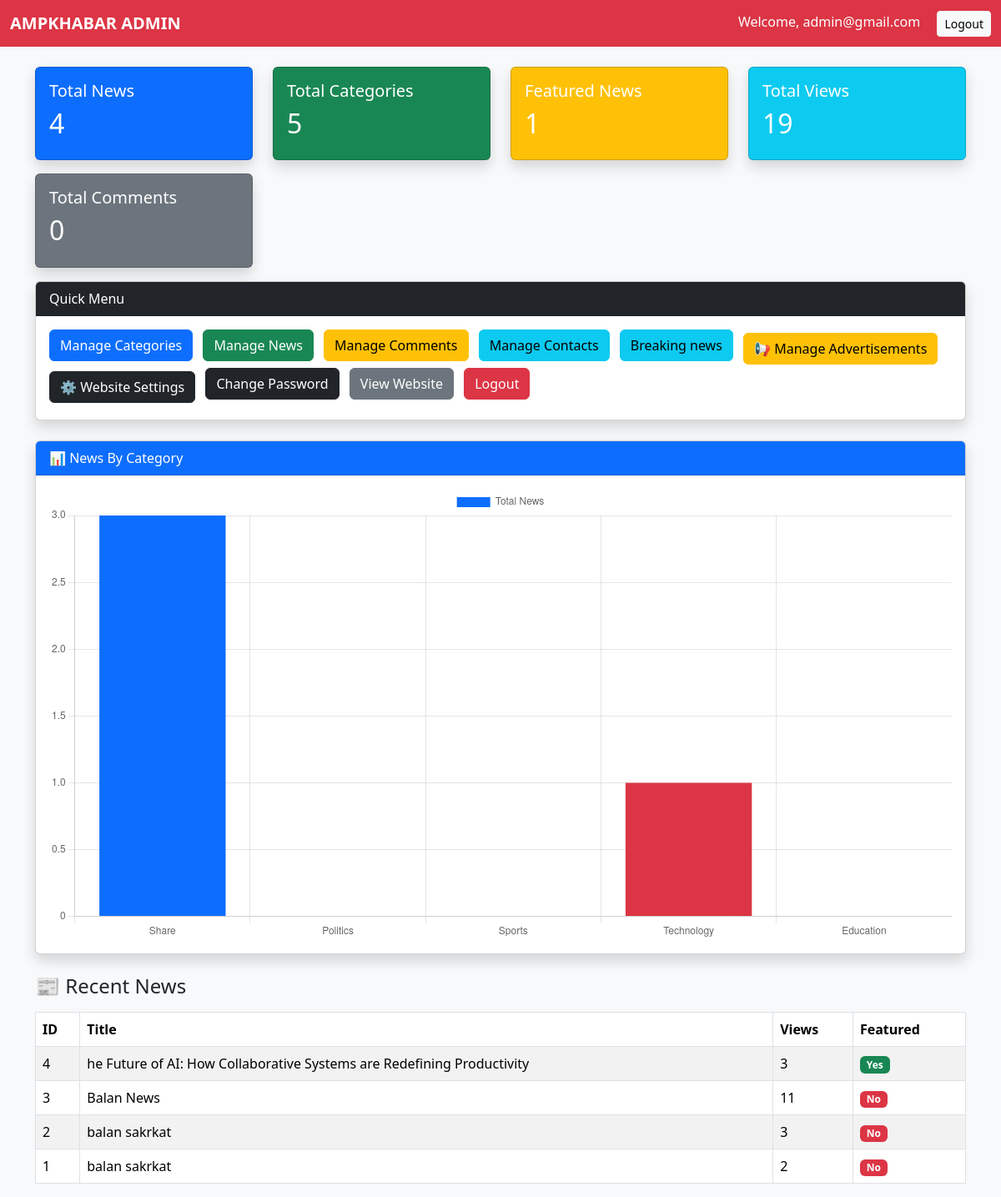
The app's page /dashboard.php (signed in) with its own data.
### tables this page shows
CREATE TABLE `news` (
  `id` int(11) NOT NULL,
  `category_id` int(11) NOT NULL,
  `title` varchar(255) NOT NULL,
  `description` text NOT NULL,
  `image` varchar(255) NOT NULL,
  `created_at` timestamp NOT NULL DEFAULT current_timestamp(),
  `featured` tinyint(1) DEFAULT 0,
  `views` int(11) DEFAULT 0,
  `likes` int(11) DEFAULT 0,
  `breaking` tinyint(1) NOT NULL DEFAULT 0
);

### dashboard.php (the view, shortened to what this page needs)
<?php
include("database.php");
$totalNews = mysqli_fetch_assoc(mysqli_query($conn,"SELECT COUNT(*) AS total FROM news"))['total'];
$totalCategories = mysqli_fetch_assoc(mysqli_query($conn,"SELECT COUNT(*) AS total FROM categories"))['total'];
$totalFeatured = mysqli_fetch_assoc(mysqli_query($conn,"SELECT COUNT(*) AS total FROM news WHERE featured=1"))['total'];
$totalViews = mysqli_fetch_assoc(mysqli_query($conn,"SELECT SUM(views) AS total FROM news"))['total'];
$totalComments = mysqli_fetch_assoc(mysqli_query($conn,"SELECT COUNT(*) AS total FROM comments"))['total'];
$chart=mysqli_query($conn,"
SELECT categories.category_name,
COUNT(news.id) AS total
FROM categories
LEFT JOIN news
ON categories.id=news.category_id
GROUP BY categories.id
");
$labels=[];
$data=[];
while($c=mysqli_fetch_assoc($chart)){
    $labels[]=$c['category_name'];
    $data[]=$c['total'];
}
?>
<!DOCTYPE html>
<html>
<head>
<link href="https://cdn.jsdelivr.net/npm/bootstrap@5.3.7/dist/css/bootstrap.min.css" rel="stylesheet">
<link href="https://cdn.jsdelivr.net/npm/bootstrap-icons@1.11.3/font/bootstrap-icons.css" rel="stylesheet">
</head>
<body class="bg-light">
<nav class="navbar navbar-dark bg-danger">
<div class="container-fluid">
<span class="navbar-brand fw-bold">
AMPKHABAR ADMIN
</span>
<div>
<span class="text-white me-3">
Welcome,
<?php echo $_SESSION['admin']; ?>
</span>
<a href="logout.php" class="btn btn-light btn-sm">
Logout
</a>
</div>
</div>
</nav>
<div class="container mt-4">
<div class="row">
<div class="col-md-3 mb-3">
<div class="card bg-primary text-white shadow">
<div class="card-body">
<h5>Total News</h5>
<h2><?php echo $totalNews; ?></h2>
</div>
</div>
</div>
<div class="col-md-3 mb-3">
<div class="card bg-success text-white shadow">
<div class="card-body">
<h5>Total Categories</h5>
<h2><?php echo $totalCategories; ?></h2>
</div>
</div>
</div>
<div class="col-md-3 mb-3">
<div class="card bg-warning text-white shadow">
<div class="card-body">
<h5>Featured News</h5>
<h2><?php echo $totalFeatured; ?></h2>
</div>
</div>
</div>
<div class="col-md-3 mb-3">
<div class="card bg-info text-white shadow">
<div class="card-body">
<h5>Total Views</h5>
<h2><?php echo $totalViews; ?></h2>
</div>
</div>
</div>
<div class="col-md-3 mb-3">
<div class="card bg-secondary text-white shadow">
<div class="card-body">
<h5>Total Comments</h5>
<h2><?php echo $totalComments; ?></h2>
</div>
</div>
</div>
</div>
<div class="card shadow mb-4">
<div class="card-header bg-dark text-white">
Quick Menu
</div>
<div class="card-body">
<a href="categories.php" class="btn btn-primary me-2 mb-2">Manage Categories</a>
<a href="news.php" class="btn btn-success me-2 mb-2">Manage News</a>
<a href="comments.php" class="btn btn-warning me-2 mb-2">Manage Comments</a>
<a href="contacts.php" class="btn btn-info me-2 mb-2">Manage Contacts</a>
<a href="breaking_news.php" class="btn btn-info me-2 mb-2">Breaking news</a>
<a href="ads.php" class="btn btn-warning me-2">
📢 Manage Advertisements
</a>
<a href="settings.php" class="btn btn-dark me-2">
⚙️ Website Settings
</a>
<a href="change_password.php" class="btn btn-dark me-2 mb-2">Change Password</a>
<a href="index.php" class="btn btn-secondary me-2 mb-2">View Website</a>
<a href="index.php" class="btn btn-danger mb-2">Logout</a>
</div>
</div>
<div class="card shadow mb-4">
<div class="card-header bg-primary text-white">
📊 News By Category
</div>
<div class="card-body">
<canvas id="newsChart"></canvas>
</div>
</div>
<h4 class="mb-3">📰 Recent News</h4>
<table class="table table-bordered table-striped">
<thead>
<tr>
<th>ID</th>
<th>Title</th>
<th>Views</th>
<th>Featured</th>
</tr>
</thead>
<tbody>
<?php
$recent=mysqli_query($conn,"
SELECT *
FROM news
ORDER BY id DESC
LIMIT 5
");
while($row=mysqli_fetch_assoc($recent))
{
?>
<tr>
<td><?php echo $row['id']; ?></td>
<td><?php echo $row['title']; ?></td>
<td><?php echo $row['views']; ?></td>
<td>
<?php
if($row['featured']==1){
echo "<span class='badge bg-success'>Yes</span>";
}else{
echo "<span class='badge bg-danger'>No</span>";
}
?>
</td>
</tr>
<?php } ?>
</tbody>
</table>
</div>
<script>
const ctx=document.getElementById('newsChart');
new Chart(ctx,{
type:'bar',
data:{
labels:<?php echo json_encode($labels); ?>,
datasets:[{
label:'Total News',
data:<?php echo json_encode($data); ?>,
backgroundColor:[
'#0d6efd',
'#198754',
'#ffc107',
'#dc3545',
'#6f42c1',
'#20c997',
'#fd7e14'
]
}]
},
options:{
responsive:true,
scales:{
y:{
beginAtZero:true
}
}
}
});
</script>
</body>
</html>

### records on screen
news: id "4", title "he Future of AI: How Collaborative Systems are Redefining Productivity", views "3", featured "Yes"
news: id "3", title "Balan News", views "11", featured "No"
news: id "2", title "balan sakrkat", views "3", featured "No"
news: id "1", title "balan sakrkat", views "2", featured "No"

### other values on screen
$_SESSION['admin'] "admin@gmail.com"
$totalNews "4"
$totalCategories "5"
$totalFeatured "1"
$totalViews "19"
$totalComments "0"
chart data {{ json_encode($labels) }} ["Share","Politics","Sports","Technology","Education"]
chart data {{ json_encode($data) }} ["3","0","0","1","0"]
